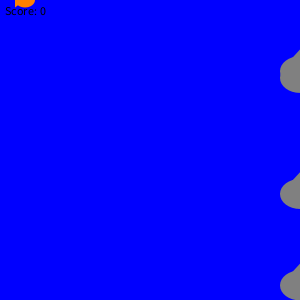
Frame 1 (no input)
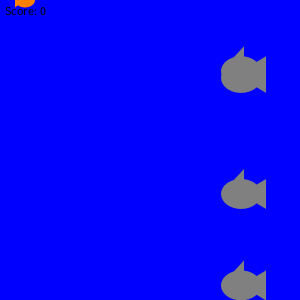
Frame 60 (the mouse pressed at the canvas centre just before this capture)
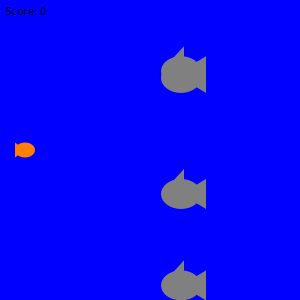
Frame 120 (the mouse held since frame 60 and released just before this capture)

The Processing sketch that drew these frames (run headless with seeded random() and noise(); from frame 60 on, the mouse is pressed at the canvas centre):

// Processing sketch: processing_31856
// ── processing_31856.pde

//Fish
Fish f1;
s1 s1;
s2 s2;
s3 s3;
s4 s4;
int xx=300;
int x1;
int x2;
int x3;
float y1=random(300);
float y2=random(300);
float y3=random(300);
float y4=random(300);
int c1=0;
int d = 0;
int speed=1;
int p=0;

void setup(){
  size(300,300);
  background(0,0,255);
  f1= new Fish();
  s1= new s1();
  s2= new s2();
  s3= new s3();
  s4= new s4();
  rectMode(CENTER);
}

void draw(){
  x1=xx+30;
  println(c1);
  loop();
  noStroke();
  background(0,0,255);
  fill(255,128,0);
  f1.fdisplay();
  fill(128);
  s1.s1();
  s2.s2();
  s3.s3();
  s4.s4();
  xx-=speed;
  fill(0);
  text("Score:",5,15);
  text(c1*100,40,15);
  if(xx<=-25){
    xx=300;
    c1+=1;
    y1=(y1*3)+1;
    y2=(y2*3)+1;
    y3=(y3*3)+1;
    y4=(y4*3)+1;
    if(y1>300){
      y1=y1%300;
    }
    if(y2>300){
      y2=y2%300;
    }
    if(y3>300){
      y3=y3%300;
    }
    if(y4>300){
      y4=y4%300;
    }
  }
  if (((y1-15<=mouseY)&&(y1+15>=mouseY))&&(xx-27<=25)){
    noLoop();
    d=1;
  }
    if (((y2-15<=mouseY)&&(y2+15>=mouseY))&&(xx-27<=25)){
    noLoop();
    d=1;
  }
    if (((y3-15<=mouseY)&&(y3+15>=mouseY))&&(xx-27<=25)){
    noLoop();
    d=1;
  }
    if (((y4-15<=mouseY)&&(y4+15>=mouseY))&&(xx-27<=25)){
    noLoop();
    d=1;
  }
  if(d==1){
      background(128);
      fill(0,255,0);
      text("Game Over",115,130);
      text("Your score was:",90,140);
      text(c1*100,180,140);
      text("Click to Retry",108,150);
  }
  if(c1>=5){
    speed=(c1/5)+1;
  }
}

class Fish{
  void fdisplay(){
    ellipse(25,mouseY,20,15);
    triangle(25,mouseY,15,mouseY-7.5,15,mouseY+7.5);
  }
}
class s1{
  void s1(){
    ellipse(xx,y1,40,30);
    triangle(xx,y1,xx+25,y1-15,xx+25,y1+15);
    triangle(xx-20,y1,xx+3,y1,xx+3,y1-25);
  }
}
class s2{
  void s2(){
    ellipse(xx,y2,40,30);
    triangle(xx,y2,xx+25,y2-15,xx+25,y2+15);
    triangle(xx-20,y2,xx+3,y2,xx+3,y2-25);
  }
}
class s3{
  void s3(){
    ellipse(xx,y3,40,30);
    triangle(xx,y3,xx+25,y3-15,xx+25,y3+15);
    triangle(xx-20,y3,xx+3,y3,xx+3,y3-25);
  }
}

class s4{
  void s4(){
    ellipse(xx,y4,40,30);
    triangle(xx,y4,xx+25,y4-15,xx+25,y4+15);
    triangle(xx-20,y4,xx+3,y4,xx+3,y4-25);
  }
}
void mousePressed(){
  if (d==1){
    redraw();
    c1=0;
    speed=1;
    d=0;
    xx=300;
  }
  if((d==0)&&(p==0)){
    noLoop();
    background(110);
    fill(255);
    text("PAUSED",130,140);
    text("Click to Resume",108,150);
    p=1;
  }
  if((d==0)&&(p==1)){
    redraw();
    p=0;
  }
}
